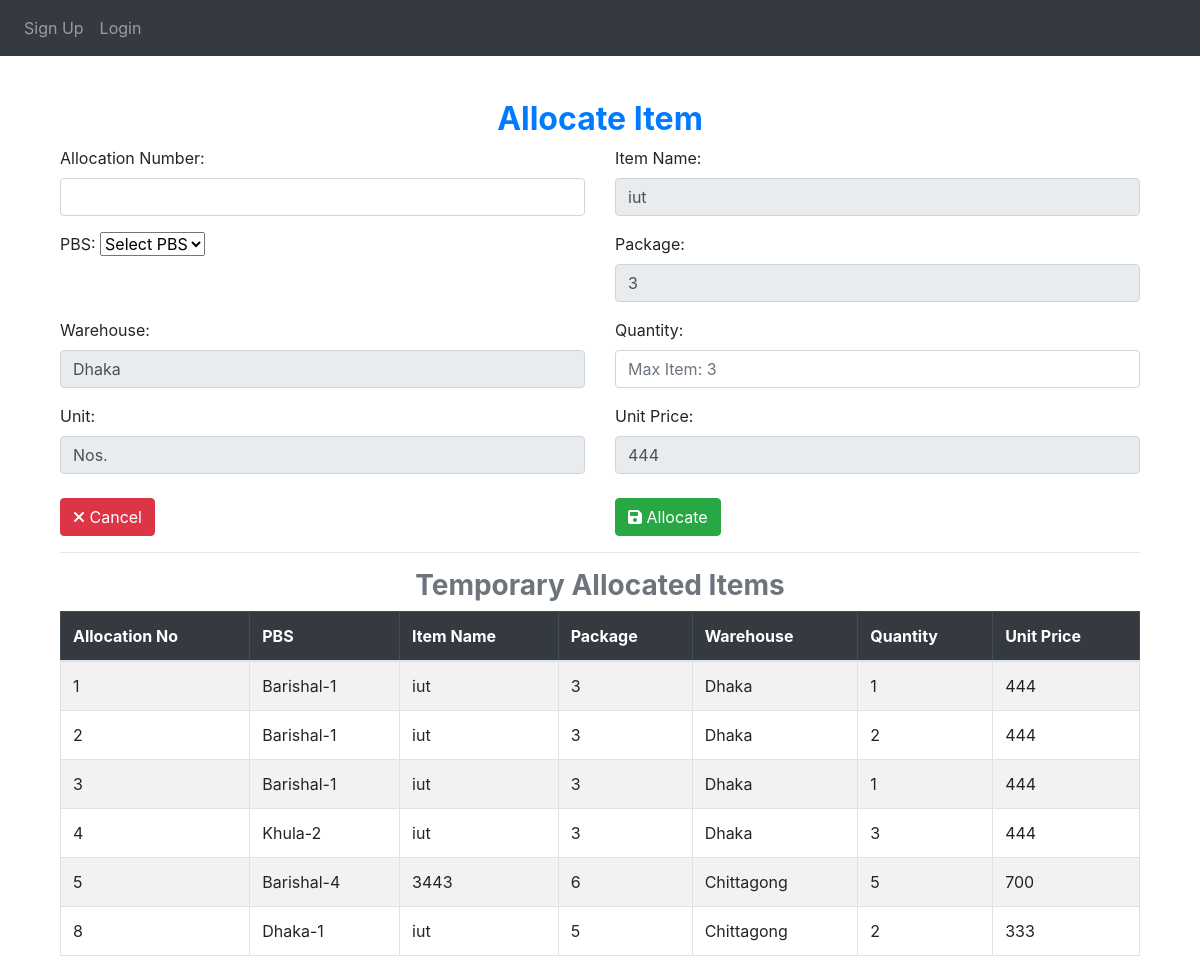
The page /allocation/allocate_item/14/ on the database as committed earlier.
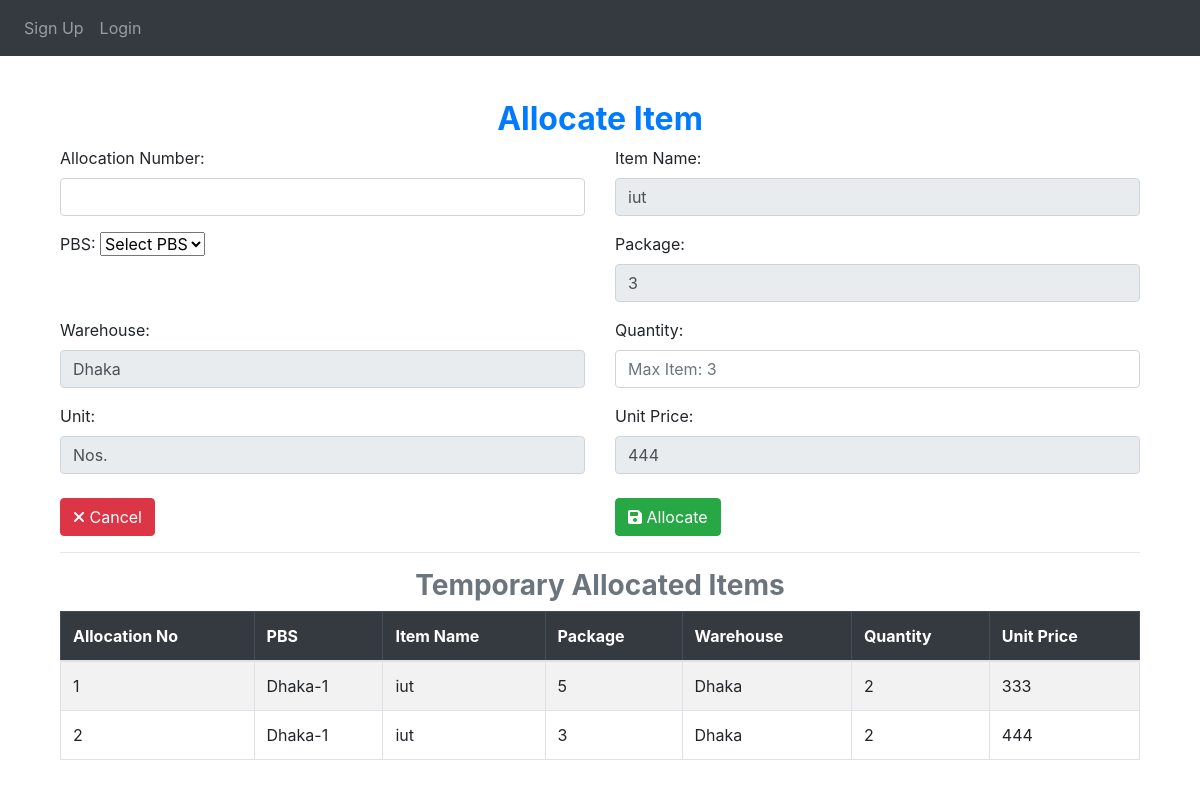
The same page on the database as committed later.
### App_Allocation/models.py (models this page shows, shortened)
class Temporary_Allocation(models.Model):
    allocation_no = models.IntegerField(unique=True)  # Unique allocation number
    item_primary_key = models.IntegerField(null=True)  # Placeholder: primary key of the selected item
    pbs = models.ForeignKey(PBS, on_delete=models.CASCADE)  # Dropdown from PBS model
    package = models.ForeignKey(Package, on_delete=models.CASCADE)  # Locked until PBS is selected
    item = models.ForeignKey(Item, on_delete=models.CASCADE)  # Locked until Package is selected
    warehouse = models.CharField(max_length=50)  # Locked until Item is selected
    quantity = models.IntegerField()  # Placeholder: max available quantity from Item model
    price = models.BigIntegerField()  # Auto-fetched from Item model (not editable)

class PBS(models.Model):
    name = models.TextField(unique=True)

### App_Entry/models.py (models this page shows, shortened)
class Item(models.Model):
    WAREHOUSE_CHOICES = [
        ("Dhaka", "Dhaka"),
        ("Khulna", "Khulna"),
        ("Chittagong", "Chittagong"),
    ]
    UNIT_CHOICES = [
        ("Nos.", "Nos."),
        ("Mtr.", "Mtr."),
        ("Km.", "Km."),
        ("Set.", "Set."),
        ("Pair.", "Pair."),
    ]
    name = models.CharField(max_length=255)
    description = models.TextField(blank=True, null=True)
    warehouse = models.CharField(
        max_length=50, choices=WAREHOUSE_CHOICES, default="Dhaka"
    )
    unit_of_item = models.CharField(
        max_length=10, choices=UNIT_CHOICES, default="Nos."
    )  # Updated field
    unit_price = models.BigIntegerField(default=0)
    quantity_of_item = models.BigIntegerField(default=0)
    package = models.ForeignKey(
        Package,
        on_delete=models.SET_NULL,
        related_name="package_of_item",
        null=True,
    )
    created_at = models.DateTimeField(auto_now_add=True)

class Package(models.Model):
    packageId = models.BigIntegerField(unique=True)

### App_Allocation/views.py (the view)
# urls.py: path('allocate_item/<int:item_id>/', views.allocate_item, name="allocate_item"),
def allocate_item(request, item_id):
    item = get_object_or_404(Item, id=item_id)
    pbss = PBS.objects.all()  # Fetch all PBS options
    if request.method == "POST":
        form = TemporaryAllocationForm(request.POST)
        pbs_id = request.POST.get("pbs")  # Get selected PBS ID from form
        allocation_no = request.POST.get("allocation_no")  # Get allocation number
        quantity = request.POST.get("quantity")  # Get quantity
        try:
            quantity = int(quantity)
        except (TypeError, ValueError):
            messages.error(request, "Invalid quantity entered.")
            return redirect("App_Allocation:allocate_item", item_id=item.id)
        allocation_exists = (
            Temporary_Allocation.objects.filter(allocation_no=allocation_no).exists()
            or Final_Allocation.objects.filter(allocation_no=allocation_no).exists()
        )
        if allocation_exists:
            messages.error(request, "Allocation Number Already Exists in Temporary or Final Allocation.")
        elif quantity > item.quantity_of_item:
            messages.error(request, "Entered quantity exceeds available stock!")
        elif not pbs_id:
            messages.error(request, "Please select a valid PBS before submitting.")
        else:
            allocation = form.save(commit=False)
            allocation.item = item
            allocation.item_primary_key = item.id
            allocation.package = item.package
            allocation.warehouse = item.warehouse
            allocation.price = item.unit_price
            allocation.pbs = get_object_or_404(PBS, id=pbs_id)  # Assign PBS
            allocation.save()
            messages.success(request, "Item allocated successfully!")
            return redirect("App_Allocation:Search_and_Select")
    else:
        form = TemporaryAllocationForm(initial={
            "package": item.package,
            "warehouse": item.warehouse,
            "unit": item.unit_of_item,
            "unit_price": item.unit_price,
        })
    allocations = Temporary_Allocation.objects.all().order_by('allocation_no')
    return render(request, "App_Allocation/allocate_item.html", {
        "form": form,
        "item": item,
        "pbss": pbss,
        "allocations": allocations,
    })

### App_Allocation/forms.py
class TemporaryAllocationForm(forms.ModelForm):
    class Meta:
        model = Temporary_Allocation
        fields = ['allocation_no', 'quantity']

### templates/App_Allocation/allocate_item.html (shortened to what this page needs)
{% extends 'base.html' %}
{% load crispy_forms_tags %}
{% load static %}
{% block body_block %}
<div class="container mt-4">
    <h2 class="text-primary text-center"><b>Allocate Item</b></h2>
    <form method="POST">
        <div class="row">
            <div class="col-md-6">
                <label>Allocation Number:</label>
                <input type="number" name="allocation_no" class="form-control" required>
            </div>
            <div class="col-md-6">
                <label>Item Name:</label>
                <input type="text" class="form-control" value="{{ item.name }}" readonly>
            </div>
        </div>
        <div class="row mt-3">
            <div class="col-md-6">
                <label>PBS:</label>
                <select name="pbs" class="form-select" required>
                    <option value="">Select PBS</option>
                </select>
            </div>
            <div class="col-md-6">
                <label>Package:</label>
                <input type="text" class="form-control" value="{{ item.package.packageId }}" readonly>
            </div>
        </div>
        <div class="row mt-3">
            <div class="col-md-6">
                <label>Warehouse:</label>
                <input type="text" class="form-control" value="{{ item.warehouse }}" readonly>
            </div>
            <div class="col-md-6">
                <label>Quantity:</label>
                <input type="number" name="quantity" class="form-control" placeholder="Max Item: {{ item.quantity_of_item }}" required>
            </div>
        </div>
        <div class="row mt-3">
            <div class="col-md-6">
                <label>Unit:</label>
                <input type="text" class="form-control" value="{{ item.unit_of_item }}" readonly>
            </div>
            <div class="col-md-6">
                <label>Unit Price:</label>
                <input type="text" class="form-control" value="{{ item.unit_price }}" readonly>
            </div>
        </div>
        <div class="row mt-4 d-flex justify-content-between">
            <div class="col-md-6 text-start">
                <a href="{% url 'App_Allocation:Search_and_Select' %}" class="btn btn-danger">
                    <i class="fas fa-times"></i> Cancel
                </a>
            </div>
            <div class="col-md-6 text-end">
                <button type="submit" class="btn btn-success">
                    <i class="fas fa-save"></i> Allocate
                </button>
            </div>
        </div>
    </form>
    <hr>
    <h3 class="text-center text-secondary"><b>Temporary Allocated Items</b></h3>
    <div class="table-responsive" style="max-height: 400px; overflow-y: auto;">
        <table class="table table-bordered table-striped">
            <thead class="table-dark">
                <tr>
                    <th>Allocation No</th>
                    <th>PBS</th>
                    <th>Item Name</th>
                    <th>Package</th>
                    <th>Warehouse</th>
                    <th>Quantity</th>
                    <th>Unit Price</th>
                </tr>
            </thead>
            <tbody>
                {% for allocation in allocations %}
                <tr>
                    <td>{{ allocation.allocation_no }}</td>
                    <td>{{ allocation.pbs.name }}</td>
                    <td>{{ allocation.item.name }}</td>
                    <td>{{ allocation.package.packageId }}</td>
                    <td>{{ allocation.warehouse }}</td>
                    <td>{{ allocation.quantity }}</td>
                    <td>{{ allocation.price }}</td>
                </tr>
                {% empty %}
                <tr>
                    <td colspan="7" class="text-center text-danger">No Allocations Found</td>
                </tr>
                {% endfor %}
            </tbody>
        </table>
    </div>
</div>
{% endblock %}

Rows that differ between the two databases and show on the page:
removed Temporary_Allocation: allocation_no "3", pbs.name "Barishal-1", item.name "iut", package.packageId "3", warehouse "Dhaka", quantity "1", price "444"
removed Temporary_Allocation: allocation_no "4", pbs.name "Khula-2", item.name "iut", package.packageId "3", warehouse "Dhaka", quantity "3", price "444"
removed Temporary_Allocation: allocation_no "5", pbs.name "Barishal-4", item.name "3443", package.packageId "6", warehouse "Chittagong", quantity "5", price "700"
removed Temporary_Allocation: allocation_no "8", pbs.name "Dhaka-1", item.name "iut", package.packageId "5", warehouse "Chittagong", quantity "2", price "333"
changed Temporary_Allocation (number 1 of 2 on the later page): pbs.name "Barishal-1" → "Dhaka-1"; package.packageId "3" → "5"; quantity "1" → "2"; price "444" → "333"
changed Temporary_Allocation (number 2 of 2 on the later page): pbs.name "Barishal-1" → "Dhaka-1"
